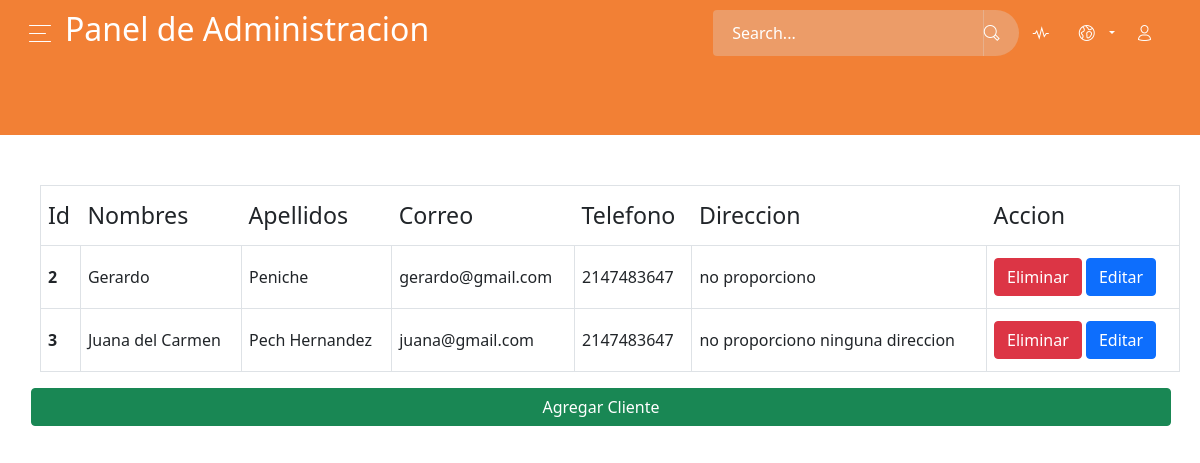
The page /SirandaGroupTour/index.php/clientes on the database its author committed.
### tables this page shows
CREATE TABLE `clientes` (
  `idclientes` int NOT NULL AUTO_INCREMENT,
  `nombre_c` varchar(100) NOT NULL,
  `apellidos` varchar(45) NOT NULL,
  `correo` varchar(150) DEFAULT NULL,
  `telefono` int DEFAULT NULL,
  `direccion` varchar(200) DEFAULT NULL,
  PRIMARY KEY (`idclientes`),
  UNIQUE KEY `idclientes_UNIQUE` (`idclientes`)
);

### SirandaGroupTour/application/controllers/Clientes.php (called while the page is built, shortened)
<?php
class Clientes extends CI_Controller {
	public function __construct(){
		$this->load->helper(array('getmenu', 'url'));
		$this->load->library(array('session', 'pagination'));
	}
    public function index(){
			$this->load->model('Cmodel');
			$query = $this->Cmodel->getClientes();
			$dato['cliente'] = "active";
			$dato['clientes'] = $query;
			$dato['content'] = "clientes/table_clientes";
			$this->load->view('templates/dashboard', $dato);
    }
}

### SirandaGroupTour/index.php (called while the page is built, shortened)
<?php
require_once BASEPATH.'core/CodeIgniter.php';

### SirandaGroupTour/application/models/Cmodel.php (called while the page is built, shortened)
<?php
class Cmodel extends CI_Model {
    public function getClientes(){
        $this->db->order_by('nombre_c');
        $this->db->select('*');
        $query = $this->db->get('clientes');
        if($query->num_rows() > 0){
            return $query;
        }
        else{
            return false;
        }
    }
}

### SirandaGroupTour/application/views/clientes/table_clientes.php (the view, shortened to what this page needs)
<div class="container">
    <div class="row">
<table class="table table-bordered table-hover" style="margin-left: 10px; margin-top: 50px;">
            <thead>
              <tr class="table active">
                <th scope="col">Id</th>
                <th scope="col">Nombres</th>
                <th scope="col">Apellidos</th>
                <th scope="col">Correo</th>
                <th scope="col">Telefono</th>
                <th scope="col">Direccion</th>
                <th scope="col">Accion</th>
              </tr>
            </thead>
            <tbody>
                <?php
                if ($clientes):
                    foreach($clientes->result() as $client){
          ?>
              <tr>
                <th scope="row"><?= $client->idclientes?></th>
                <td> <?= $client->nombre_c?></td>
                <td><?= $client->apellidos?></td>
                <td>
                    <?=$client->correo?>
                </td>
                <td><?= $client->telefono?></td>
                <td><?= $client->direccion?></td>
                <td>
                <a href="#" class="btn btn-danger btn-hover btn-bordered" data-id="<?=$client->idclientes?>" id="deletecli">Eliminar</a>
                <a href="<?=base_url();?>index.php/Clientes/editClient/<?=$client->idclientes?>" class="btn btn-primary">Editar</a>
                </td>
              </tr>
              <?php
    }
endif
?>
            </tbody>
          </table>
                <button type="button" class="btn btn-success btn-hover" data-bs-toggle="modal" data-bs-target="#exampleModal">
                Agregar Cliente
                </button>
            </div>
        </div>

### SirandaGroupTour/application/views/templates/dashboard.php (shortened to what this page needs)
<!DOCTYPE html>
<html lang="en">
<head>
  <link rel="stylesheet" href="https://use.fontawesome.com/releases/v5.7.1/css/all.css">
  <link href="<?=base_url();?>assets1/assets/css/bootstrap.min.css" rel="stylesheet" />
  <link href="<?=base_url();?>assets1/assets/css/now-ui-dashboard.css?v=1.5.0" rel="stylesheet" />
  <link rel="stylesheet" href="<?=base_url();?>assets1/lbs/sweet2/package/dist/sweetalert2.min.css">
  <link href="https://cdn.jsdelivr.net/npm/bootstrap@5.0.2/dist/css/bootstrap.min.css" rel="stylesheet">
</head>
<body class="">
  <div class="wrapper ">
    <div class="main-panel" id="main-panel">
      <nav class="navbar navbar-expand-lg navbar-transparent  bg-primary  navbar-absolute" style="background-color: red;">
        <div class="container-fluid">
          <div class="navbar-wrapper">
            <div class="navbar-toggle">
              <button type="button" class="navbar-toggler">
                <span class="navbar-toggler-bar bar1"></span>
                <span class="navbar-toggler-bar bar2"></span>
                <span class="navbar-toggler-bar bar3"></span>
              </button>
            </div>
            <h2>Panel de Administracion</h2>
            <br>
          </div>
          <div class="collapse navbar-collapse justify-content-end" id="navigation">
            <form>
              <div class="input-group no-border">
                <input type="text" value="" class="form-control" placeholder="Search...">
                <div class="input-group-append">
                  <div class="input-group-text">
                    <i class="now-ui-icons ui-1_zoom-bold"></i>
                  </div>
                </div>
              </div>
            </form>
            <ul class="navbar-nav">
              <li class="nav-item">
                <a class="nav-link" href="#pablo">
                  <i class="now-ui-icons media-2_sound-wave"></i>
                </a>
              </li>
              <li class="nav-item dropdown">
                <a class="nav-link dropdown-toggle" id="navbarDropdownMenuLink" data-toggle="dropdown" aria-haspopup="true" aria-expanded="false">
                  <i class="now-ui-icons location_world"></i>
                </a>
              </li>
              <li class="nav-item">
                <a class="nav-link" href="#pablo">
                  <i class="now-ui-icons users_single-02"></i>
                </a>
              </li>
            </ul>
          </div>
        </div>
      </nav>
       <div class="panel-header panel-header-sm" style="background-image: radial-gradient(circle at 87.5% 12.5%, #f28035 0, #f28035 50%, #f28035 100%);">
        </div>
          <div style="background-color: white;">
          <?php
          $this->load->view($content);
          ?>
                </div>
            </div>
          </div>
      </body>
</html>

### rows shown on the page
clientes: idclientes "2", nombre_c "Gerardo", apellidos "Peniche", correo "gerardo@gmail.com", telefono "2147483647", direccion "no proporciono"
clientes: idclientes "3", nombre_c "Juana del Carmen", apellidos "Pech Hernandez", correo "juana@gmail.com", telefono "2147483647", direccion "no proporciono ninguna direccion"
